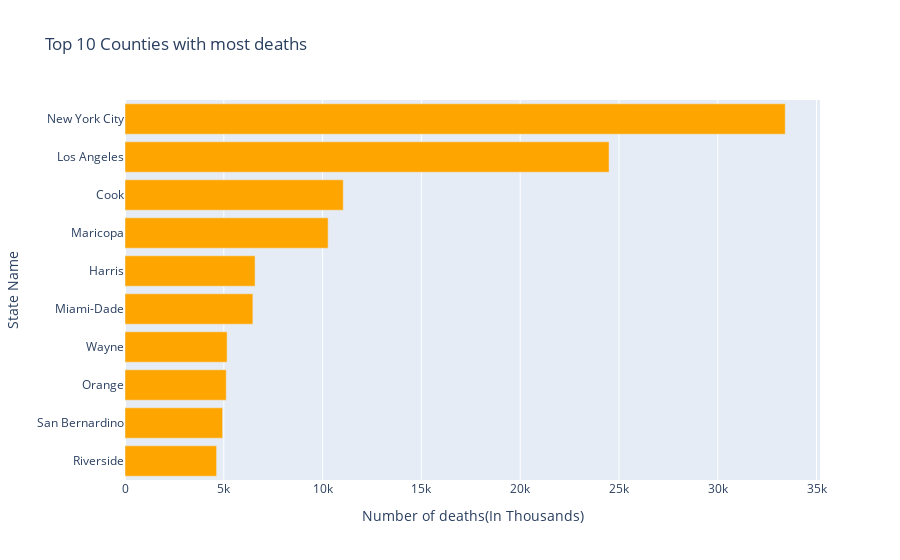

Notebook code for this chart:
### Code cell
top_10_death_states = cases.sort_values('deaths',ascending = False)[:10]
horizontal_bar_chart(top_10_death_states,top_10_death_states.deaths, top_10_death_states.index,
                     'Top 10 Counties with most deaths','Number of deaths(In Thousands)','State Name','Orange')

### Figure 1 — Plotly figure (JSON) as saved in the notebook; plotly's stock layout.template omitted (floating-point values rounded to 4 significant figures)
{"data": [{"alignmentgroup": "True", "hovertemplate": "Number of deaths(In Thousands)=%{x}<br>State Name=%{y}<extra></extra>", "legendgroup": "", "marker": {"color": "Orange", "pattern": {"shape": ""}}, "name": "", "offsetgroup": "", "orientation": "h", "showlegend": false, "textposition": "auto", "type": "bar", "x": [33415, 24498, 11047, 10280, 6583, 6472, 5167, 5124, 4940, 4636], "xaxis": "x", "y": ["New York City", "Los Angeles", "Cook", "Maricopa", "Harris", "Miami-Dade", "Wayne", "Orange", "San Bernardino", "Riverside"], "yaxis": "y"}], "layout": {"autosize": true, "barmode": "relative", "legend": {"tracegroupgap": 0}, "title": {"text": "Top 10 Counties with most deaths"}, "xaxis": {"anchor": "y", "autorange": true, "domain": [0, 1], "range": [0, 35170.0], "title": {"text": "Number of deaths(In Thousands)"}, "type": "linear"}, "yaxis": {"anchor": "x", "autorange": true, "categoryorder": "total ascending", "domain": [0, 1], "range": [-0.5, 9.5], "title": {"text": "State Name"}, "type": "category"}}}
